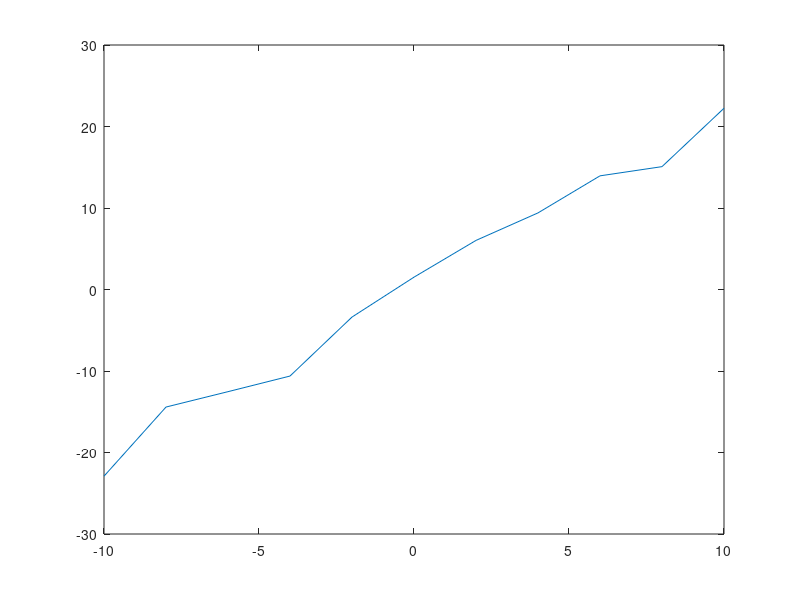

This figure's MATLAB source:
l = -10;
u = 10;
num = 10;
i = (u-l)/num; %u,l: upper and lower limit, i: interval
x = [l:i:u];
x = x';
n = -3 + (3+3).*rand(num+1,1);
y = 2*x + n;
plot(x,y);

z = ones(num+1,1);
X = [z x];
Y = y;
B = X\Y         


%[b, bint] = regress(y(:), [x(:) ones(numel(x),1)])
%error = Y-(B(1)+B(2)*x);
%e = (error')*error
%e = sqrt(sum(error.*error))
% scatter(x,y)
%P = polyfit(x,y,1)
% r= corrcoef(x,y);
